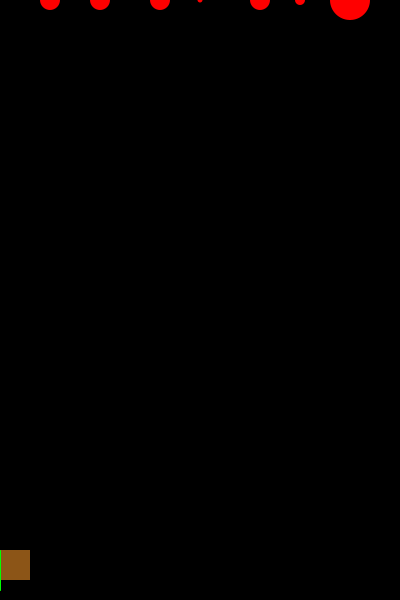
Frame 1 (no input)
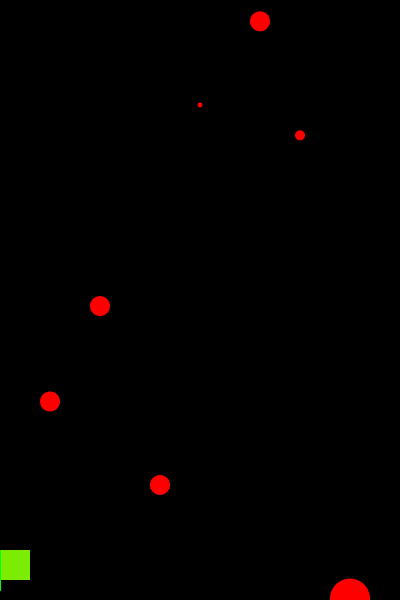
Frame 60 (the mouse pressed at the canvas centre just before this capture)
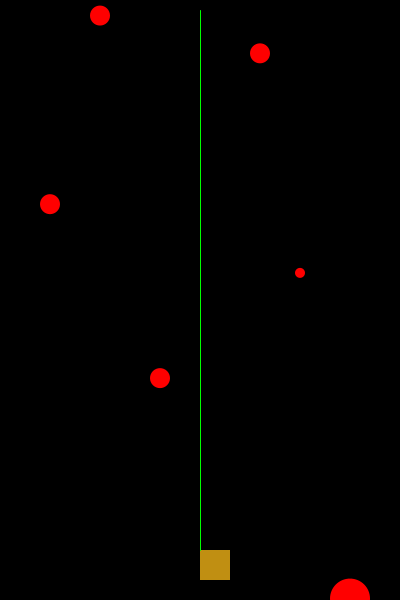
Frame 120 (the mouse held since frame 60 and released just before this capture)

The Processing sketch that drew these frames (run headless with seeded random() and noise(); from frame 60 on, the mouse is pressed at the canvas centre):

// Processing sketch: processing_86034
// ── processing_86034.pde

float enemyY = 0;
float enemySpeed;
float enemy2Y = 0;
float enemy2Speed;
float enemy3Y = 0;
float enemy3Speed;
float enemy4Y = 0;
float enemy4Speed;
float enemy5Y = 0;
float enemy5Speed;
float enemy6Y = 0;
float enemy6Speed;
float enemy7Y = 0;
float enemy7Speed;
boolean enemyHit = false;
boolean enemy2Hit = false;
boolean enemy3Hit = false;
boolean enemy4Hit = false;
boolean enemy5Hit = false;
boolean enemy6Hit = false;
boolean enemy7Hit = false;
float bulletSpeed;
float bulletY;

void setup()
{
  size(400, 600);
  smooth();
  background(0);
  bulletSpeed = 0;
  bulletY = height - 10;
  enemySpeed = random(2);
  enemy2Speed = random(3);
  enemy3Speed = random(4);
  enemy4Speed = random(5);
  enemy5Speed = random(6);
  enemy6Speed = random(7);
  enemy7Speed = random(8);
}


void draw()
{
  //Ship------------------------------------------------Ship\\
  cursor(CROSS);
  background(0);
  noStroke();
  fill(random(255), random(255), random(255));
  rect(mouseX, 550, 30, 30);
  //Laser-------------------------------------------------------
  stroke(0, 255, 0);
  line(mouseX, bulletY, mouseX, 550);
  bulletY = bulletY + bulletSpeed;
  if (bulletY < 0)
  {
    bulletY = height-10;
    bulletSpeed = 0;
  }
  if (mousePressed)
  {
    bulletSpeed = -10;
  }
  //Enemy1-------------------------------------------------
  noStroke();
  fill(255, 0, 0);
  if (dist(mouseX, bulletY, 300, enemyY)< 5)
  {
    enemyHit = true;
  }
  if (enemyHit == false)
  {
    ellipse(300, enemyY, 10, 10);
    enemyY = enemyY + enemySpeed + 1;
  }

  if (enemyY > 600)
  {
    enemyY = 0;
  }
  if (enemyY >= 550 && mouseX <= 300 && mouseX >= 270)
  {
    gameover();
  }

  //Enemy2--------------------------------------------------
  noStroke();
  fill(255, 0, 0);
  if (dist(mouseX, bulletY, 200, enemy2Y)< 2.5)
  {
    enemy2Hit = true;
  }
  if (enemy2Hit == false)
  {
    ellipse(200, enemy2Y, 5, 5);
    enemy2Y = enemy2Y + enemy2Speed + 1;
  }

  if (enemy2Y > 600)
  {
    enemy2Y = 0;
  }
  if (enemy2Y >= 550 && mouseX <= 200 && mouseX >= 170)
  {
    gameover();
  }
  //Enemy3--------------------------------------------------------
  noStroke();
  fill(255, 0, 0);
  if (dist(mouseX, bulletY, 50, enemy3Y)< 10)
  {
    enemy3Hit = true;
  }
  if (enemy3Hit == false)
  {
    ellipse(50, enemy3Y, 20, 20);
    enemy3Y = enemy3Y + enemy3Speed + 3;
  }

  if (enemy3Y > 600)
  {
    enemy3Y = 0;
  }
  if (enemy3Y >= 550 && mouseX <= 50 && mouseX >= 20)
  {
    gameover();
  }
  //Enemy4--------------------------------------------------------
  noStroke();
  fill(255, 0, 0);
  if (dist(mouseX, bulletY, 100, enemy4Y)< 10)
  {
    enemy4Hit = true;
  }
  if (enemy4Hit == false)
  {
    ellipse(100, enemy4Y, 20, 20);
    enemy4Y = enemy4Y + enemy4Speed + 4;
  }

  if (enemy4Y > 600)
  {
    enemy4Y = 0;
  }
  if (enemy4Y >= 550 && mouseX <= 100 && mouseX >= 70)
  {
    gameover();
  }
  //Enemy5--------------------------------------------------------
  noStroke();
  fill(255, 0, 0);
  if (dist(mouseX, bulletY, 350, enemy5Y)< 20)
  {
    enemy5Hit = true;
  }
  if (enemy5Hit == false)
  {
    ellipse(350, enemy5Y, 40, 40);
    enemy5Y = enemy5Y + enemy5Speed + 5;
  }

  if (enemy5Y > 600)
  {
    enemy5Y = 0;
  }
  if (enemy5Y >= 550 && mouseX <= 350 && mouseX >= 320)
  {
    gameover();
  }
  //Enemy6------------------------------------------------------
  noStroke();
  fill(255, 0, 0);
  if (dist(mouseX, bulletY, 160, enemy6Y)< 10)
  {
    enemy6Hit = true;
  }
  if (enemy6Hit == false)
  {
    ellipse(160, enemy6Y, 20, 20);
    enemy6Y = enemy6Y + enemy6Speed + 6;
  }

  if (enemy6Y > 600)
  {
    enemy6Y = 0;
  }
  if (enemy6Y >= 550 && mouseX <= 160 && mouseX >= 130)
  {
    gameover();
  }
  //Enemy7----------------------------------------------------------
  noStroke();
  fill(255, 0, 0);
  if (dist(mouseX, bulletY, 260, enemy7Y)< 10)
  {
    enemy7Hit = true;
  }
  if (enemy7Hit == false)
  {
    ellipse(260, enemy7Y, 20, 20);
    enemy7Y = enemy7Y + enemy7Speed + 7;
  }
  if (enemy7Y > 600)
  {
    enemy7Y = 0;
  }
  if (enemy7Y >= 550 && mouseX <= 260 && mouseX >= 230)
  {
    gameover();
  }
}


void gameover()
{
  println("Hit");
  fill(255, 255, 255);
  textAlign(CENTER);
  textSize(36);
  text("GAME OVER.", width/2, height/2);
  noLoop();
}
